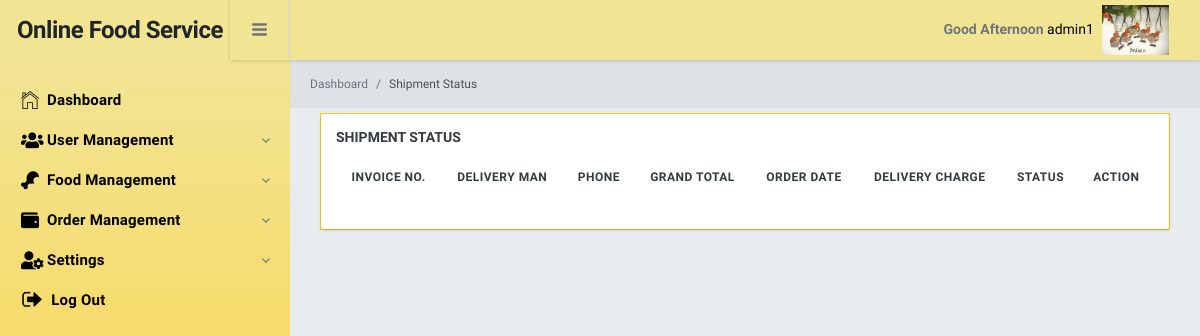
The app's page /admin/views/ShipmentStatus.php (signed in), older data.
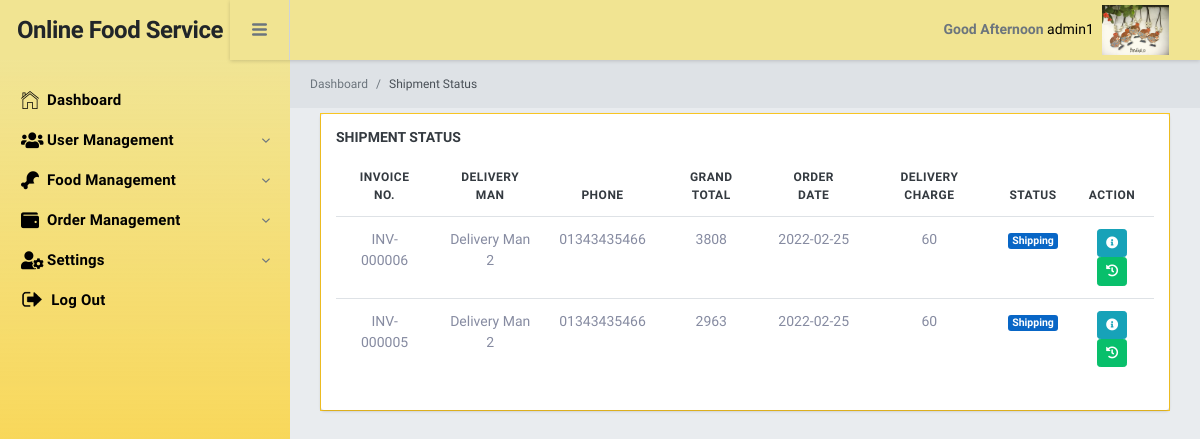
The same page, newer data.
### tables this page shows
CREATE TABLE `invoice` (
  `Id` int(11) NOT NULL,
  `InvoiceNumber` varchar(30) NOT NULL,
  `CustomerId` int(11) NOT NULL,
  `Phone` text DEFAULT NULL,
  `Address` text DEFAULT NULL,
  `DeliveryManId` int(11) DEFAULT NULL,
  `OrderDate` date NOT NULL,
  `DeliveryDate` date NOT NULL,
  `OrderTakenDate` date NOT NULL,
  `SubTotal` double NOT NULL,
  `GrandTotal` double NOT NULL,
  `Discount` double NOT NULL,
  `DeliveryCharge` int(11) NOT NULL,
  `Status` varchar(20) NOT NULL,
  `Remarks` varchar(255) NOT NULL,
  `CreatedDate` datetime NOT NULL DEFAULT current_timestamp(),
  `CreatedBy` int(11) NOT NULL,
  `UpdatedDate` datetime DEFAULT NULL,
  `UpdatedBy` int(11) NOT NULL
);

CREATE TABLE `user` (
  `Id` int(11) NOT NULL,
  `Name` varchar(255) NOT NULL,
  `Email` varchar(255) NOT NULL,
  `Password` text NOT NULL,
  `Phone` varchar(15) NOT NULL,
  `Address` text NOT NULL,
  `RoleName` varchar(255) NOT NULL,
  `IsActive` int(11) NOT NULL,
  `CreatedDate` datetime NOT NULL DEFAULT current_timestamp(),
  `CreatedBy` int(11) NOT NULL,
  `UpdatedBy` int(11) NOT NULL,
  `UpdatedDate` datetime NOT NULL
);

### admin/views/ShipmentStatus.php (the view, shortened to what this page needs)
<?php
    include("layout/topbar.php");
    include("layout/sidebar.php");
?>
<div class="br-pageheader">
    <nav class="breadcrumb pd-0 mg-0 tx-12">
        <a class="breadcrumb-item" href="index.php">Dashboard</a>
        <a class="breadcrumb-item active" href="#">Shipment Status</a>
    </nav>
</div>
<div id="datatable1_wrapper" class="dataTables_wrapper no-footer">
    <div class="br-pagebody">
        <div class="br-section-wrapper">
            <h6 class="br-section-label">Shipment Status</h6>
            <div class="table-wrapper">
                <table style="width:100%" id="shipmentStatusList" class="table display responsive nowrap tableStyle">
                    <thead>
                        <tr>
                            <th>Invoice No.</th>
                            <th>Delivery Man</th>
                            <th>Phone</th>
                            <th>Grand Total</th>
                            <th>Order Date</th>
                            <th>Delivery Charge</th>
                            <th>Status</th>
                            <th>Action</th>
                        </tr>
                    </thead>
                    <tbody>
                        <?php
                            $sql = "SELECT P.*, DE.Name DeliveryManName,DE.Address, DE.Phone
                                FROM invoice P
                                LEFT JOIN user DE ON DE.Id = P.DeliveryManId
                                WHERE Status in ('Shipping', 'Delivered')
                                ORDER BY Id DESC";
                            $queryResult = mysqli_query($con, $sql);
                            foreach ($queryResult as $row){
                                $id = $row['Id'];
                                $invoiceNumber = $row['InvoiceNumber'];
                                $deliveryManName = $row['DeliveryManName'];
                                $Phone = $row['Phone'];
                                $grandTotal = $row['GrandTotal'];
                                $orderDate = $row['OrderDate'];
                                $deliveryCharge = $row['DeliveryCharge'];
                                $Status = $row['Status'];
                                $whichStatus = '';
                                if($Status == 'Shipping') $whichStatus = '<span class="badge badge-primary">Shipping</span>';
                                else if($Status == 'Delivered') $whichStatus = '<span class="badge badge-success">Delivered</span>';
                                $buttons = "<button class = 'btn btn-info btn-sm btnInfo' title = 'Info' invoiceId='$id' ><i class='fa fa-info-circle'></i></button>";
                                $buttons .= "<button class = 'btn btn-success btn-sm btnHistory' title = 'Info' invoiceId='$id' ><i class='fa fa-history'></i></button>";
                                echo '<tr>
                                        <td>'.$invoiceNumber.'</td>
                                        <td>'.$deliveryManName.'</td>
                                        <td>'.$Phone.'</td>
                                        <td>'.$grandTotal.'</td>
                                        <td>'.$orderDate.'</td>
                                        <td>'.$deliveryCharge.'</td>
                                        <td>'.$whichStatus.'</td>
                                        <td>'.$buttons.'</td>
                                    </tr>';
                            }
                        ?>
                    </tbody>
                </table>
            </div>
        </div>
    </div>
</div>
<?php include("layout/footer.php");?>

Row changes from the older to the newer data that the page shows:
added invoice: InvoiceNumber "INV-000006", user.Name "Delivery Man 2", user.Phone "01343435466", GrandTotal "3808", OrderDate "2022-02-25", DeliveryCharge "60", Status "Shipping"
added invoice: InvoiceNumber "INV-000005", user.Name "Delivery Man 2", user.Phone "01343435466", GrandTotal "2963", OrderDate "2022-02-25", DeliveryCharge "60", Status "Shipping"
